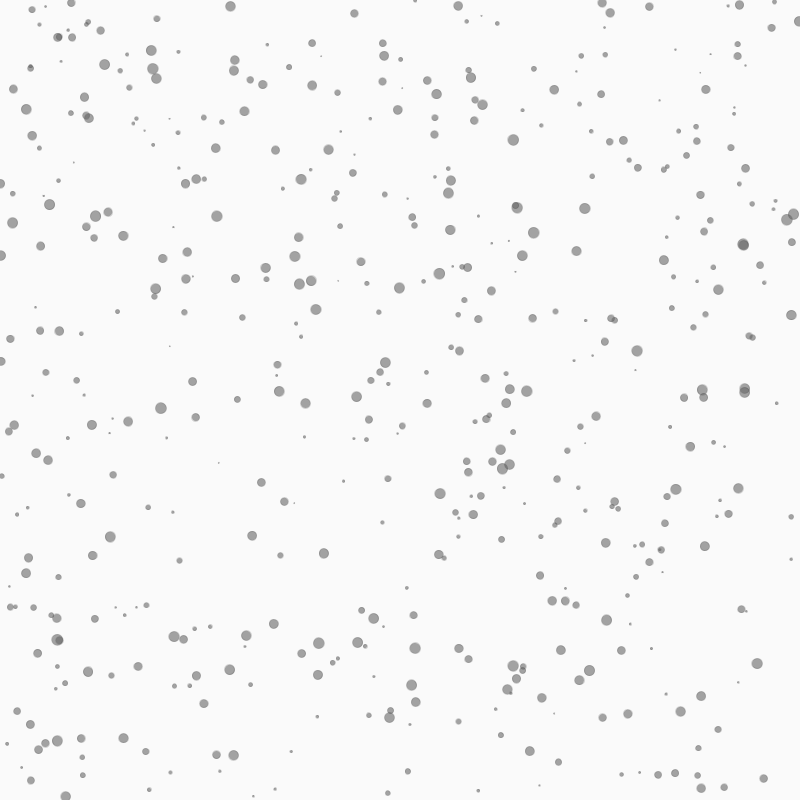
Frame 1 (no input)
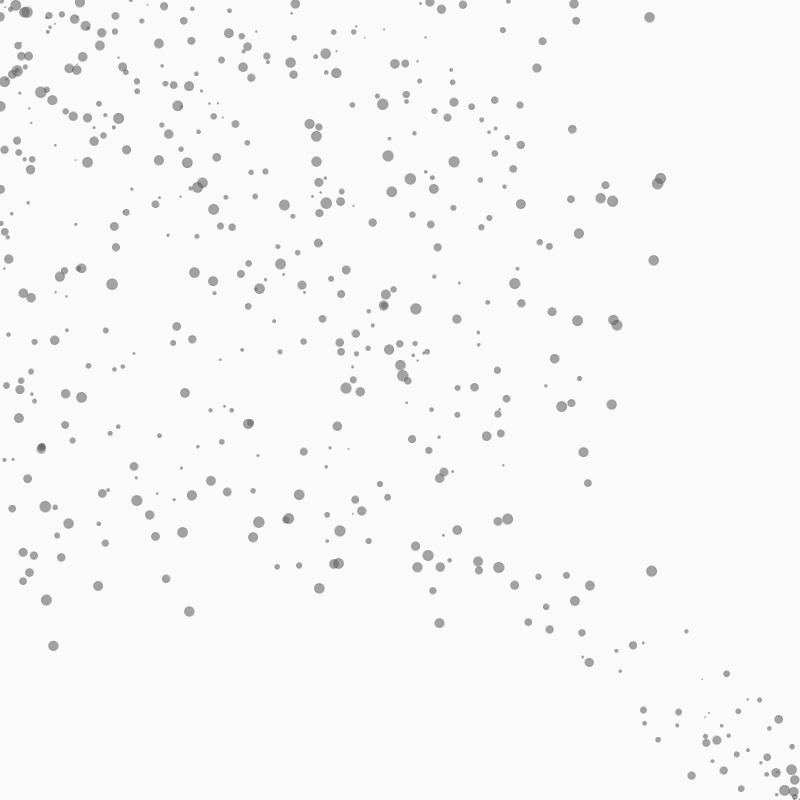
Frame 60 (the mouse pressed at the canvas centre just before this capture)
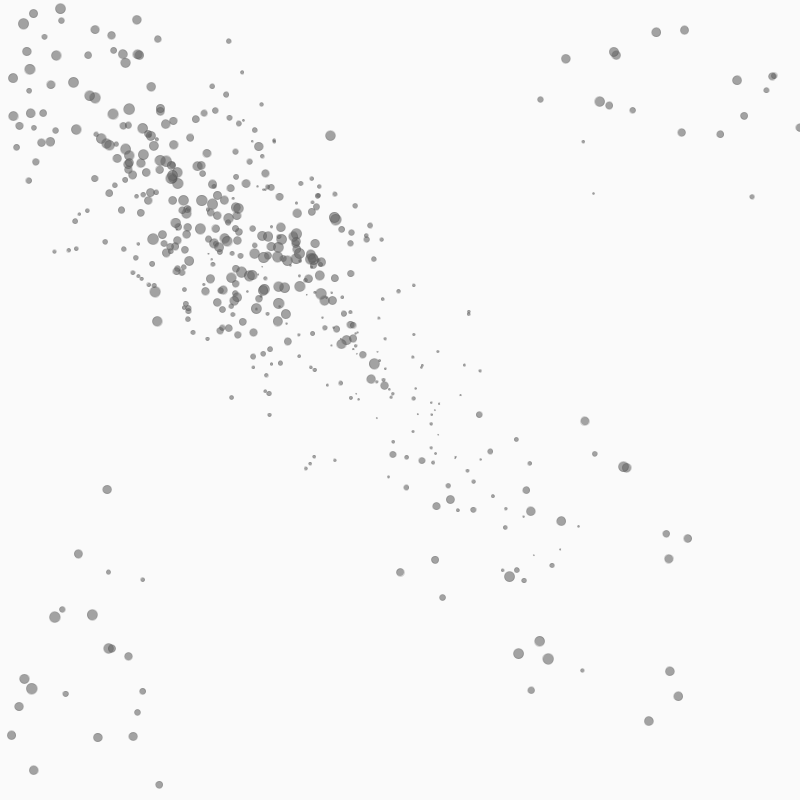
Frame 120 (the mouse held since frame 60 and released just before this capture)

The Processing sketch that drew these frames (run headless with seeded random() and noise(); from frame 60 on, the mouse is pressed at the canvas centre):

// Processing sketch: NoC_Attractor
// ── NoC_Attractor.pde
int nbAgents = 500;
Agent[] agents = new Agent[nbAgents];

void setup() {
  size(800, 800);
  for (int i = 0; i < agents.length; i++) {
    agents[i] = new Agent();    
  }
}

void draw() {
  background(250);
  //noCursor();
  for (int i = 0; i < agents.length; i++) {
     agents[i].update();
     agents[i].borders();
     agents[i].display();
  }
}

// ── class_Agent.pde
class Agent {
  PVector pos, vel, acc;
  float mass;
  float topSpeed;
  

  Agent() {
    pos = new PVector(random(width), random(height));
    vel = new PVector(0, 0);
    acc = new PVector(0, 0);
    mass = random(10)+1;
    topSpeed = 6;
  }

  void update() {
    PVector mouse = new PVector(mouseX, mouseY);
    PVector direction = PVector.sub(mouse, pos);
    direction.normalize();
    direction.mult(0.8);
    acc = direction;
    acc.div(mass);
    vel.add(acc);
    vel.limit(topSpeed);
    pos.add(vel);
  }

  void display() {
    stroke(50, 50);
    fill(100, 150);
    ellipse(pos.x, pos.y, mass, mass);
  }

  void borders() {
    if (pos.x > width) {
      pos.x = 0;
    } else if (pos.x < 0) {
      pos.x = width;
    }
    if (pos.y > height) {
      pos.y = 0;
    } else if (pos.y < 0) {
      pos.y = height;
    }
  }
}
